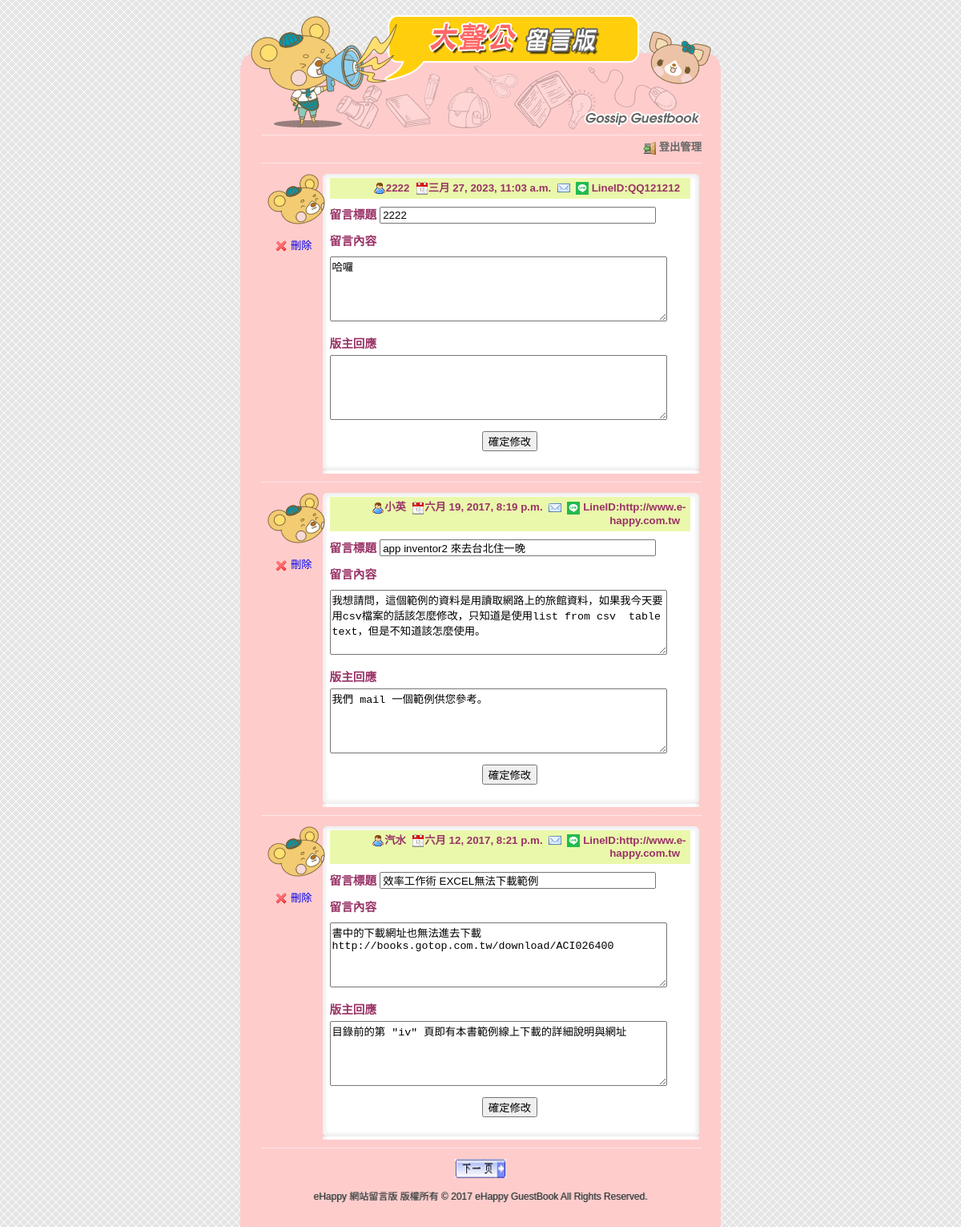
Page /adminmain/ on the committed database.
### boardapp/models.py (models this page shows, shortened)
class BoardUnit(models.Model):
    bname = models.CharField(max_length=20, null=False)
    bgender = models.CharField(max_length=2, default='m', null=False)
    bsubject = models.CharField(max_length=100, null=False)
    btime = models.DateTimeField(auto_now=True)
    bmail = models.EmailField(max_length=100, blank=True, default='')
    bweb = models.CharField(max_length=200, blank=True, default='')
    bcontent = models.TextField(null=False)
    bresponse = models.TextField(blank=True, default='')

### boardapp/views.py (the view, shortened to what this page needs)
# urls.py: path('adminmain/', views.adminmain),
def adminmain(request, pageindex=None):  #管理頁面
	global page
	pagesize = 3
	boardall = models.BoardUnit.objects.all().order_by('-id')
	datasize = len(boardall)
	totpage = math.ceil(datasize / pagesize)
	if pageindex==None:
		page =0
		boardunits = models.BoardUnit.objects.order_by('-id')[:pagesize]
	elif pageindex=='prev':
		start = (page-1)*pagesize
		if start >= 0:
			boardunits = models.BoardUnit.objects.order_by('-id')[start:(start+pagesize)]
			page -= 1
	elif pageindex=='next':
		start = (page+1)*pagesize
		if start < datasize:
			boardunits = models.BoardUnit.objects.order_by('-id')[start:(start+pagesize)]
			page += 1
	elif pageindex=='ret':  #按確定修改鈕後返回
		start = page*pagesize
		boardunits = models.BoardUnit.objects.order_by('-id')[start:(start+pagesize)]
	currentpage = page+1
	return render(request, "adminmain.html", locals())

### templates/adminmain.html (shortened to what this page needs)
{% extends "baseadmin.html" %}
{% load static %}
{% block content %}
  {% for unit in boardunits %}
	<tr>
	  <td background="{% static "images/g_r3_c3.png" %}">
		  <table width="545" border="0" align="center" cellpadding="0" cellspacing="0" background="{% static "images/g_r5_c4.png" %}"
			<tr>
			  <td valign="top" style="background:url({% static "images/g_r4_c4.png" %}); background-repeat:no-repeat">
				<form action="/adminmain/{{unit.id}}/" method="POST" name="form1">
				  <div class="floorDiv">
					  {% if unit.bgender == "m" %}
						  <img src="{% static "images/boy.png" %}" width="72" height="63" />
					  {% else %}
						  <img src="{% static "images/girl.png" %}" width="72" height="63" />
					  {% endif %}
					  <a href="/delete/{{unit.id}}/">
						<img src="{% static "images/cross.png" %}" width="16" height="16" border="0" align="absmiddle"> 刪除</a>
				  </div>
				  <div class="contentDiv">
					<p class="editor">
					  <img src="{% static "images/user.png" %}" width="16" height="16" align="absmiddle">{{unit.bname}}&nbsp;
					  <img src="{% static "images/date.png" %}" width="16" height="16" align="absmiddle">{{unit.btime}}&nbsp;
					  <a href="mailto:{{unit.bmail}}" target="_blank">
						<img src="{% static "images/email.png" %}" width="16" height="16" border="0" align="absmiddle"></a>&nbsp;
					  <a">
						<img src="{% static "images/lieee.png" %}" width="16" height="16" border="0" align="absmiddle">&nbspLineID:{{unit.bweb}}&nbsp;</a>&nbsp;
					</p>
					<p class="title">留言標題
					  <input name="boardsubject" type="text" id="boardsubject" style="margin-top:5px" value="{{unit.bsubject}}" size="40">
					</p>
					<p class="title"> 留言內容
					  <textarea name="boardcontent" cols="50" rows="5" id="boardcontent" style="margin-top:5px">{{unit.bcontent}}</textarea>
					</p>
					<p class="title">版主回應
					  <textarea name="boardresponse" cols="50" rows="5" id="boardresponse">{{unit.bresponse}}</textarea>
					</p>
					<p align="center">
					  <input type="submit" name="button" id="button" value="確定修改">
					</p>
				  </div>
				</form>
			  </td>
			</tr>
			<tr>
			  <td><img name="g_r7_c4" src="{% static "images/g_r7_c4.png" %}" width="545" height="12" border="0" alt=""></td>
			</tr>
		  <span class="functionDiv">
			  <img src="{% static "images/g_r9_c3.png" %}" width="600" height="20" border="0" />
		  </span>
  {% empty %}
	<tr>
	  <td background="{% static "images/g_r3_c3.png" %}">
		  <div class="messageDiv"><img src="{% static "images/exclamation.png" %}" width="16" height="16" align="absmiddle"> 目前沒有新的資料。</div></td>
	</tr>
  {% endfor %}
	  <tr>
		<td background="{% static "images/g_r3_c3.png" %}">
		  <div class="pagebutton">
		  {% if currentpage < totpage %}
			  <a href="/adminmain/next/" title="下一頁">
			  <img src="{% static "images/nextpage.png" %}" alt="下一頁" width="64" height="24" /></a>
		  {% endif %}
		  </div>
		</td>
	  </tr>
	  <tr>
		<td background="{% static "images/g_r3_c3.png" %}">
{% endblock %}

### static/css/style.css (style rules this page uses)
html, body { margin: 0; padding: 0; height: 100%; border: none; }
body { margin-left: 0px; margin-top: 0px; margin-right: 0px; margin-bottom: 0px; background-image: url(images/bg.gif); }
form { margin: 0px; }
.contentDiv { float: left; width: 450px; margin-top: 0px; margin-right: 10px; margin-bottom: 0px; margin-left: 10px; }
.contentDiv .title { font-family: Arial, Helvetica, sans-serif; font-size: 11pt; line-height: 28px; font-weight: bold; color: #993366; margin-top: 0px; margin-bottom: 5px; }
.contentDiv p { font-family: Arial, Helvetica, sans-serif; font-size: 10pt; line-height: 150%; margin-top: 0px; margin-bottom: 10px; }
.contentDiv .editor { font-family: Arial, Helvetica, sans-serif; font-size: 10pt; line-height: 120%; font-weight: bold; color: #993366; text-align: right; background-color: #EAF8AB; padding: 5px; margin-top: 5px; margin-right: 0px; margin-bottom: 5px; margin-left: 0px; }
.contentDiv .editor a { color: #063; text-decoration: none; }
.functionDiv { font-size: 10pt; line-height: 16px; color: #666; }
.floorDiv { width: 48px; padding-right: 20px; float: left; height: 64px; padding-left: 6px; }
.floorDiv a { font-family: Arial, Helvetica, sans-serif; font-size: 10pt; text-decoration: none; text-align:center; width: 66px; margin:2px auto; padding-top:10px; display: block; }
.pagebutton { height: 30px; margin-right: auto; margin-left: auto; text-align: center; }

### rows in the picture
BoardUnit: bname "2222", btime "三月 27, 2023, 11:03 a.m.", bweb "QQ121212", boardsubject "2222", boardcontent "哈囉"
BoardUnit: bname "小英", btime "六月 19, 2017, 8:19 p.m.", bweb "http://www.e-happy.com.tw", boardsubject "app inventor2 來去台北住一晚", boardcontent "我想請問，這個範例的資料是用讀取網路上的旅館資料，如果我今天要用csv檔案的話該怎麼修改，只知道是使用list from csv table text，但是不知道該怎麼使用。", boardresponse "我們 mail 一個範例供您參考。"
BoardUnit: bname "汽水", btime "六月 12, 2017, 8:21 p.m.", bweb "http://www.e-happy.com.tw", boardsubject "效率工作術 EXCEL無法下載範例", boardcontent "書中的下載網址也無法進去下載 http://books.gotop.com.tw/download/ACI026400", boardresponse "目錄前的第 \"iv\" 頁即有本書範例線上下載的詳細說明與網址"
